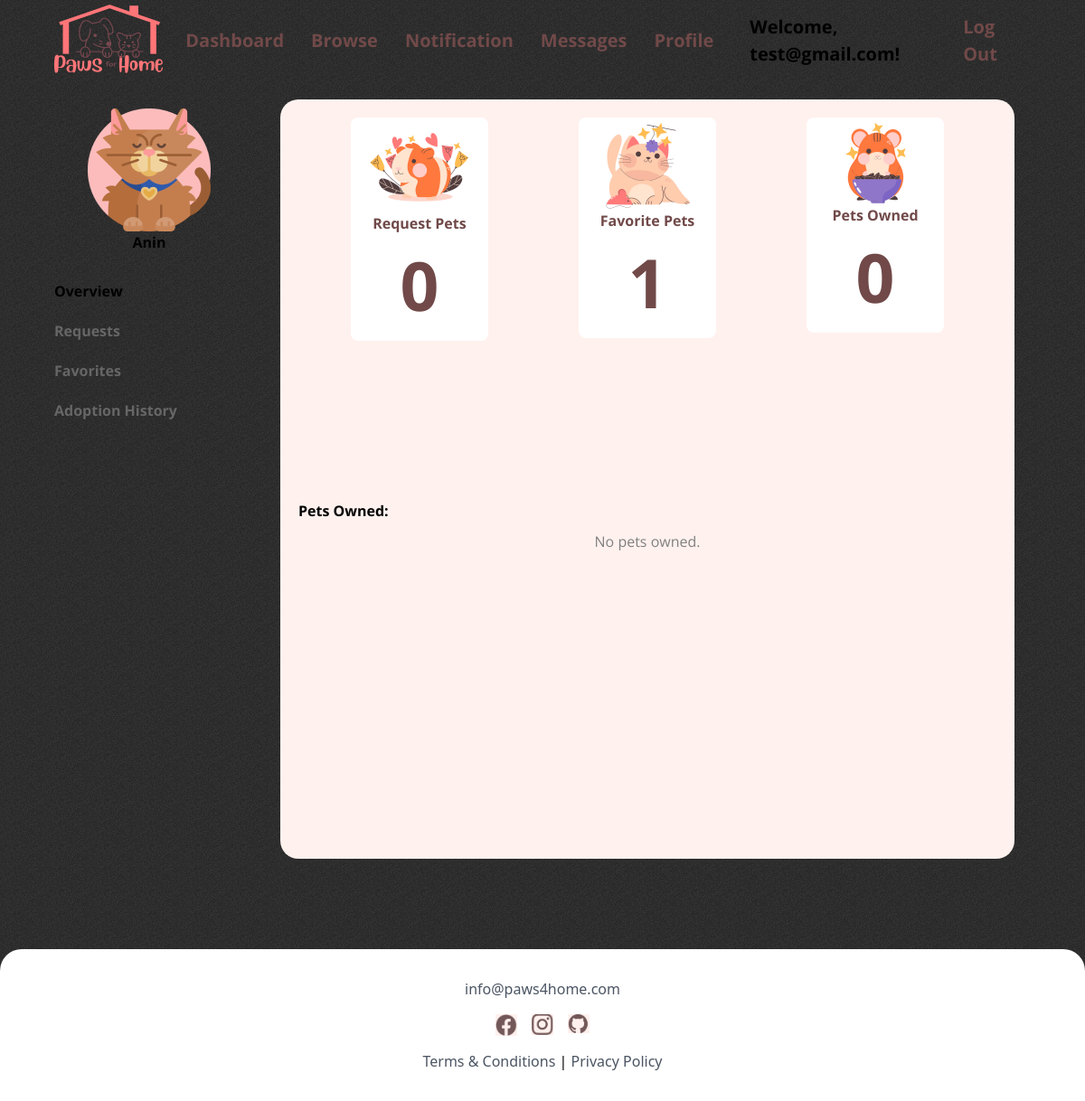
The page /userdashboard/ (signed in) on the database as committed earlier.
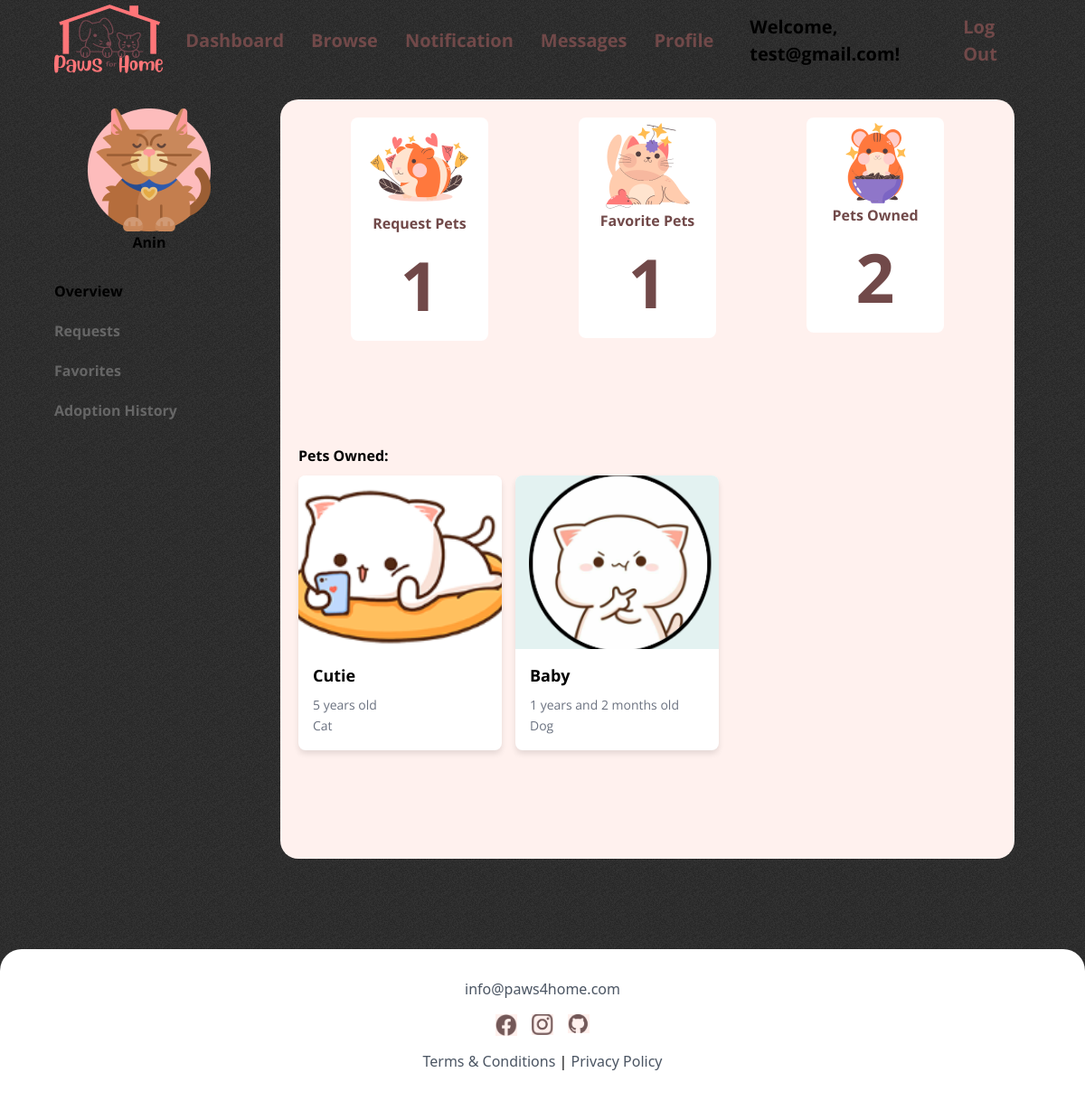
The same page on the database as committed later.
### pets/models.py (models this page shows, shortened)
class Pet(models.Model):
    STATUS_CHOICES = [
        (1, 'Available'),
        (2, 'Adopted'),
    ]
    name = models.CharField(max_length=100)
    image = models.ImageField(upload_to='pets/', default='pets/default_pet.jpg')
    type = models.CharField(max_length=100)
    age_years = models.IntegerField(default=0)
    age_months = models.IntegerField(default=0)
    description = models.TextField()
    adoption_fee = models.DecimalField(max_digits=10, decimal_places=2)
    status = models.IntegerField(choices=STATUS_CHOICES, default=1)
    created_at = models.DateTimeField(auto_now_add=True)
    owner = models.ForeignKey(settings.AUTH_USER_MODEL, on_delete=models.CASCADE, null=True)

### main/views.py (the view)
# urls.py: path('userdashboard/',views.user_dashboard, name='user_dashboard'),
@login_required
def user_dashboard(request):
    curr_fn = request.user.first_name
    user_requests = AdoptionRequest.objects.filter(account_id = request.user.id)
    pets = user_requests.filter(status=2).values_list('pet_id', flat=True)
    own_pet = Pet.objects.filter(id__in = pets)
    own_pet_count = user_requests.filter(status = 2).count()
    request_count = user_requests.filter(status=1).count()
    fave_count = Favorite.objects.filter(user_id = request.user.id).count()
    return render(request, 'userdashboard.html', {
        'curr_fn':curr_fn,
        'own_pet':own_pet,
        'own_pet_count':own_pet_count,
        'request_count':request_count,
        'fave_count':fave_count
        })

### main/templates/userdashboard.html (shortened to what the changed rows need)
{% extends "index.html" %}
{% url 'main:user_dashboard' as user_dashboard_url %}
{% url 'main:ud_requests' as ud_requests_url %}
{% url 'main:ud_favorites' as ud_favorites_url %}
{% url 'main:ud_adoptionhistory' as ud_adoptionhistory_url %}
{% block contents %}
    {% load static %}
    <link rel="stylesheet" href="{% static "css/user-dashboard.css" %}">
    <script src="https://cdn.tailwindcss.com"></script>
    <div class="main">
        <div class="side-bar">
            <center>
                <div>
                    <h2>{{ curr_fn }}</h2>
                </div>
            </center>
        </div>
        <div class="side-bar-contents">
            {% block u_dash_content %}
            <div class="content for-overview">
                    <section class="overview-stats">
                        <div class="overview">
                            <center>
                                <img src="{% static "images/guinea-pig 1.png" %}" alt="Request Pets">
                                <h3>Request Pets</h3>
                                <p class="count">{{request_count}}</p>
                            </center>
                        </div>
                        <div class="overview">
                            <center>
                                <img src="{% static "images/shelterboardpic3.png" %}" alt="Pets Owned">
                                <h3>Pets Owned</h3>
                                <p class="count">{{own_pet_count}}</p>
                            </center>
                        </div>
                    </section>
                    <section class="pets-owned">
                        <div class="pet-own-list">
                            {% if own_pet %}
                                {% for op in own_pet %}
                                        <div class="pet">
                                            <img src="{{ op.image.url }}" alt="{{ op.name }}" class="pet-image">
                                            <div class="pet-info">
                                                <h3 class="pet-name">{{ op.name }}</h3>
                                                <p class="pet-age">
                                                    {% if op.age_years > 0 %}
                                                        {{ op.age_years }} years{% if op.age_months > 0 %} and {{ op.age_months }} months{% endif %} old
                                                    {% else %}
                                                        {{ op.age_months }} months old
                                                    {% endif %}
                                                </p>
                                                <span class="pet-type">{{ op.type }}</span>
                                            </div>
                                        </div>
                                {% endfor %}
                            {% else %}
                                <p class="empty-overview">No pets owned.</p>
                            {% endif %}
                        </div>
                    </section>
                </div>
            {% endblock u_dash_content %}
        </div>
    </div>
{% endblock contents %}

Rows that differ between the two databases and show on the page:
added Pet: image (picture), name "Cutie", age_years "5", type "Cat"
added Pet: image (picture), name "Baby", age_years "1", age_months "2", type "Dog"
Other text that changed with them:
{{ request_count }}: "0" → "1"
{{ own_pet_count }}: "0" → "2"
text no longer shown: "No pets owned."
